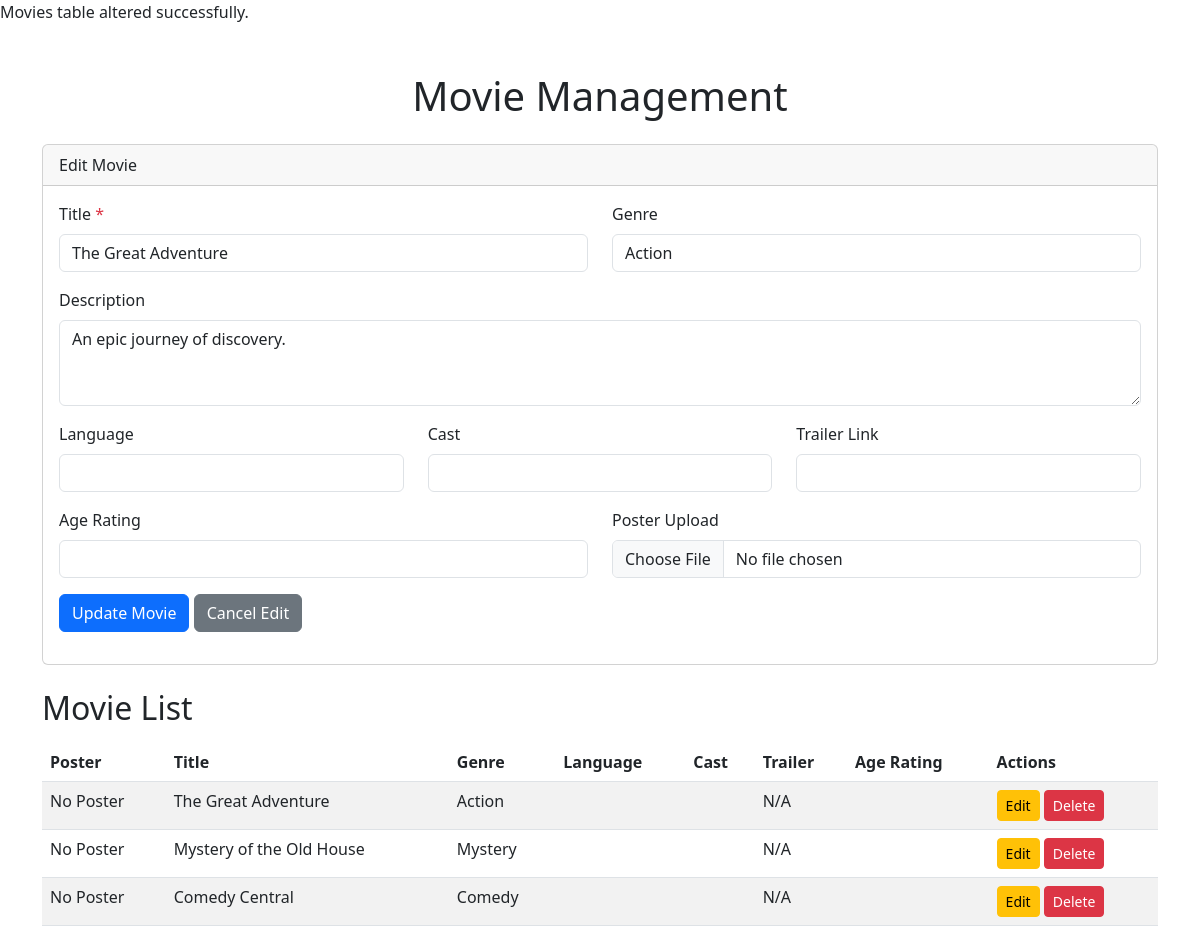
/movies_crud.php?action=edit&id=1, run on the app's committed database.
### tables this page shows
CREATE TABLE `movies` (
  `movie_id` int(11) NOT NULL,
  `title` varchar(255) NOT NULL,
  `genre` varchar(100) DEFAULT NULL,
  `director` varchar(100) DEFAULT NULL,
  `release_date` date DEFAULT NULL,
  `duration_minutes` int(11) DEFAULT NULL,
  `description` text DEFAULT NULL,
  `rating` decimal(3,1) DEFAULT NULL,
  `poster_path` varchar(255) DEFAULT NULL,
  `language` varchar(50) DEFAULT NULL,
  `cast` text DEFAULT NULL,
  `trailer_link` varchar(255) DEFAULT NULL,
  `age_rating` varchar(10) DEFAULT NULL
);

### movies_crud.php (the view, shortened to what this page needs)
<?php
$conn = new mysqli(DB_HOST, DB_USER, DB_PASS, DB_NAME);
    $movies = [];
    $movie_to_edit = null;
    if (isset($_GET['action']) && $_GET['action'] == 'edit') {
        $movie_id = intval($_GET['id']);
        $sql = "SELECT * FROM movies WHERE movie_id = $movie_id";
        $result = $conn->query($sql);
        if ($result && $result->num_rows > 0) {
            $movie_to_edit = $result->fetch_assoc();
        } else {
            $message = "Movie not found";
        }
    }
    $sql = "SELECT * FROM movies";
    $movies_result = $conn->query($sql);
    if ($movies_result) {
        while($row = $movies_result->fetch_assoc()) {
            $movies[] = $row;
        }
    } else {
        $message = "Error fetching movies: " . $conn->error;
    }
?>
<!DOCTYPE html>
<html lang="en">
<head>
    <link href="https://cdn.jsdelivr.net/npm/bootstrap@5.3.0/dist/css/bootstrap.min.css" rel="stylesheet">
</head>
<body>
    <div class="container mt-5">
        <h1 class="mb-4 text-center">Movie Management</h1>
        <div class="card mb-4">
            <div class="card-header">
                <?php echo isset($movie_to_edit) ? 'Edit Movie' : 'Add New Movie'; ?>
            </div>
            <div class="card-body">
                <form action="movies_crud.php" method="POST" enctype="multipart/form-data">
                    <div class="row mb-3">
                        <div class="col-md-6">
                            <label for="title" class="form-label">Title <span class="text-danger">*</span></label>
                            <input type="text" class="form-control" id="title" name="title" value="<?php echo isset($movie_to_edit) ? htmlspecialchars($movie_to_edit['title']) : ''; ?>" required>
                        </div>
                        <div class="col-md-6">
                            <label for="genre" class="form-label">Genre</label>
                            <input type="text" class="form-control" id="genre" name="genre" value="<?php echo isset($movie_to_edit) ? htmlspecialchars($movie_to_edit['genre']) : ''; ?>">
                        </div>
                    </div>
                    <div class="mb-3">
                        <label for="description" class="form-label">Description</label>
                        <textarea class="form-control" id="description" name="description" rows="3"><?php echo isset($movie_to_edit) ? htmlspecialchars($movie_to_edit['description']) : ''; ?></textarea>
                    </div>
                    <div class="row mb-3">
                        <div class="col-md-4">
                            <label for="language" class="form-label">Language</label>
                            <input type="text" class="form-control" id="language" name="language" value="<?php echo isset($movie_to_edit) ? htmlspecialchars($movie_to_edit['language']) : ''; ?>">
                        </div>
                        <div class="col-md-4">
                            <label for="cast" class="form-label">Cast</label>
                            <input type="text" class="form-control" id="cast" name="cast" value="<?php echo isset($movie_to_edit) ? htmlspecialchars($movie_to_edit['cast']) : ''; ?>">
                        </div>
                        <div class="col-md-4">
                            <label for="trailer_link" class="form-label">Trailer Link</label>
                            <input type="url" class="form-control" id="trailer_link" name="trailer_link" value="<?php echo isset($movie_to_edit) ? htmlspecialchars($movie_to_edit['trailer_link']) : ''; ?>">
                        </div>
                    </div>
                    <div class="row mb-3">
                        <div class="col-md-6">
                            <label for="age_rating" class="form-label">Age Rating</label>
                            <input type="text" class="form-control" id="age_rating" name="age_rating" value="<?php echo isset($movie_to_edit) ? htmlspecialchars($movie_to_edit['age_rating']) : ''; ?>">
                        </div>
                        <div class="col-md-6">
                            <label for="poster_path" class="form-label">Poster Upload</label>
                            <input type="file" class="form-control" id="poster_path" name="poster_path" accept="image/*">
                        </div>
                    </div>
                    <button type="submit" class="btn btn-primary">
                        <?php echo isset($movie_to_edit) ? 'Update Movie' : 'Add Movie'; ?>
                    </button>
                    <?php if (isset($movie_to_edit)): ?>
                        <a href="movies_crud.php" class="btn btn-secondary">Cancel Edit</a>
                    <?php endif; ?>
                </form>
            </div>
        </div>
        <h2 class="mb-3">Movie List</h2>
        <div class="table-responsive">
            <table class="table table-striped table-hover">
                <thead>
                    <tr>
                        <th>Poster</th>
                        <th>Title</th>
                        <th>Genre</th>
                        <th>Language</th>
                        <th>Cast</th>
                        <th>Trailer</th>
                        <th>Age Rating</th>
                        <th>Actions</th>
                    </tr>
                </thead>
                <tbody>
                    <?php if (empty($movies)): ?>
                        <tr>
                            <td colspan="8" class="text-center">No movies found.</td>
                        </tr>
                    <?php else: ?>
                        <?php foreach ($movies as $movie): ?>
                            <tr>
                                <td>
                                    <?php if (!empty($movie['poster_path'])): ?>
                                        <img src="<?php echo htmlspecialchars($movie['poster_path']); ?>" alt="Poster" class="poster-img">
                                    <?php else: ?>
                                        No Poster
                                    <?php endif; ?>
                                </td>
                                <td><?php echo htmlspecialchars($movie['title']); ?></td>
                                <td><?php echo htmlspecialchars($movie['genre']); ?></td>
                                <td><?php echo htmlspecialchars($movie['language']); ?></td>
                                <td><?php echo htmlspecialchars(substr($movie['cast'], 0, 50)) . (strlen($movie['cast']) > 50 ? '...' : ''); ?></td>
                                <td>
                                    <?php if (!empty($movie['trailer_link'])): ?>
                                        <a href="<?php echo htmlspecialchars($movie['trailer_link']); ?>" target="_blank" class="btn btn-sm btn-outline-primary">Watch</a>
                                    <?php else: ?>
                                        N/A
                                    <?php endif; ?>
                                </td>
                                <td><?php echo htmlspecialchars($movie['age_rating']); ?></td>
                                <td>
                                    <a href="movies_crud.php?action=edit&id=<?php echo $movie['movie_id']; ?>" class="btn btn-sm btn-warning">Edit</a>
                                    <a href="movies_crud.php?action=delete&id=<?php echo $movie['movie_id']; ?>" class="btn btn-sm btn-danger" onclick="return confirm('Are you sure you want to delete this movie?');">Delete</a>
                                </td>
                            </tr>
                        <?php endforeach; ?>
                    <?php endif; ?>
                </tbody>
            </table>
        </div>
    </div>
</body>
</html>

### data on the page
movies: title "The Great Adventure", genre "Action", description "An epic journey of discovery.", shows "No Poster", shows "N/A"
movies: shows "No Poster", title "Mystery of the Old House", genre "Mystery", shows "N/A"
movies: shows "No Poster", title "Comedy Central", genre "Comedy", shows "N/A"
